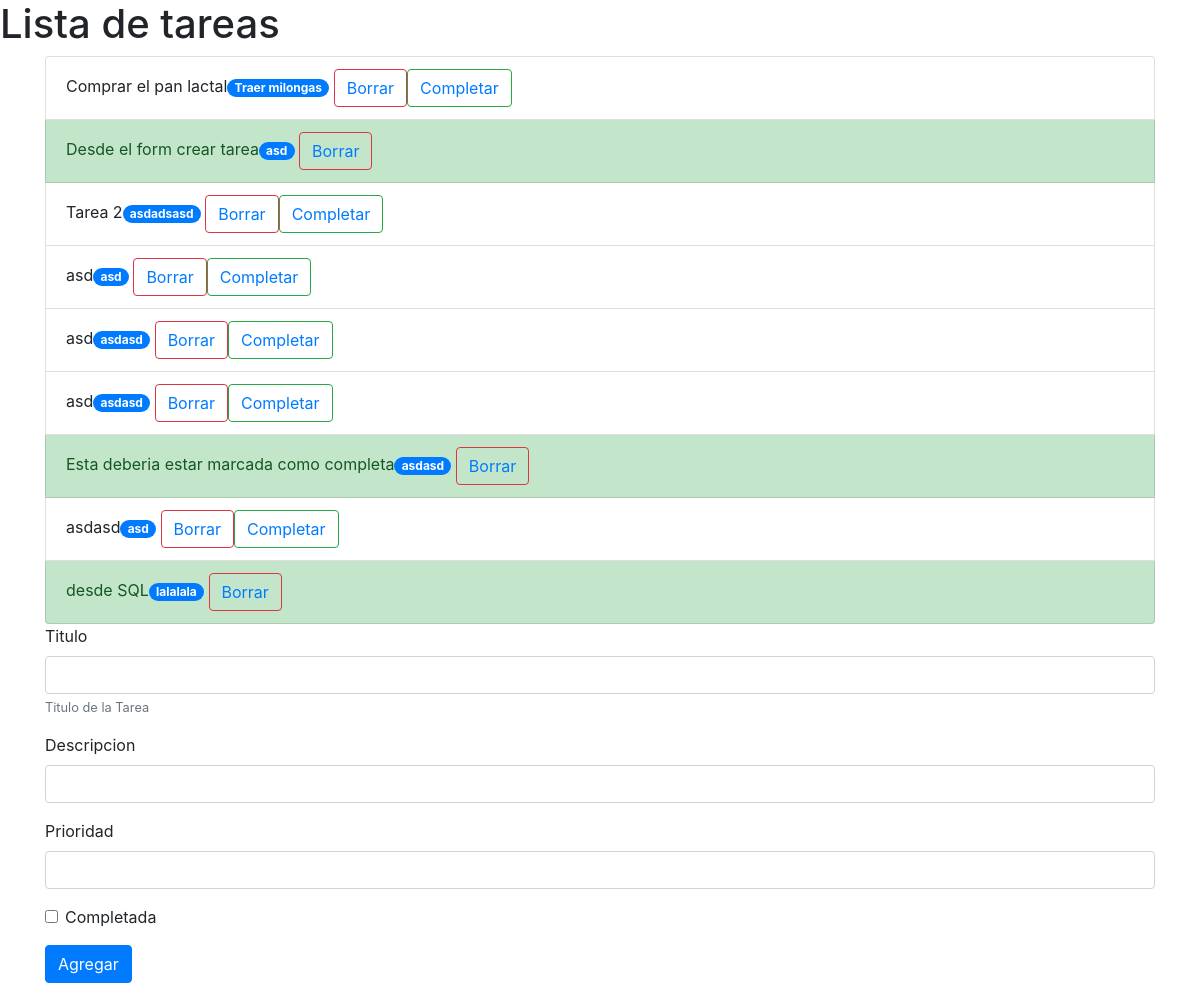
The app's page /router.php, older data.
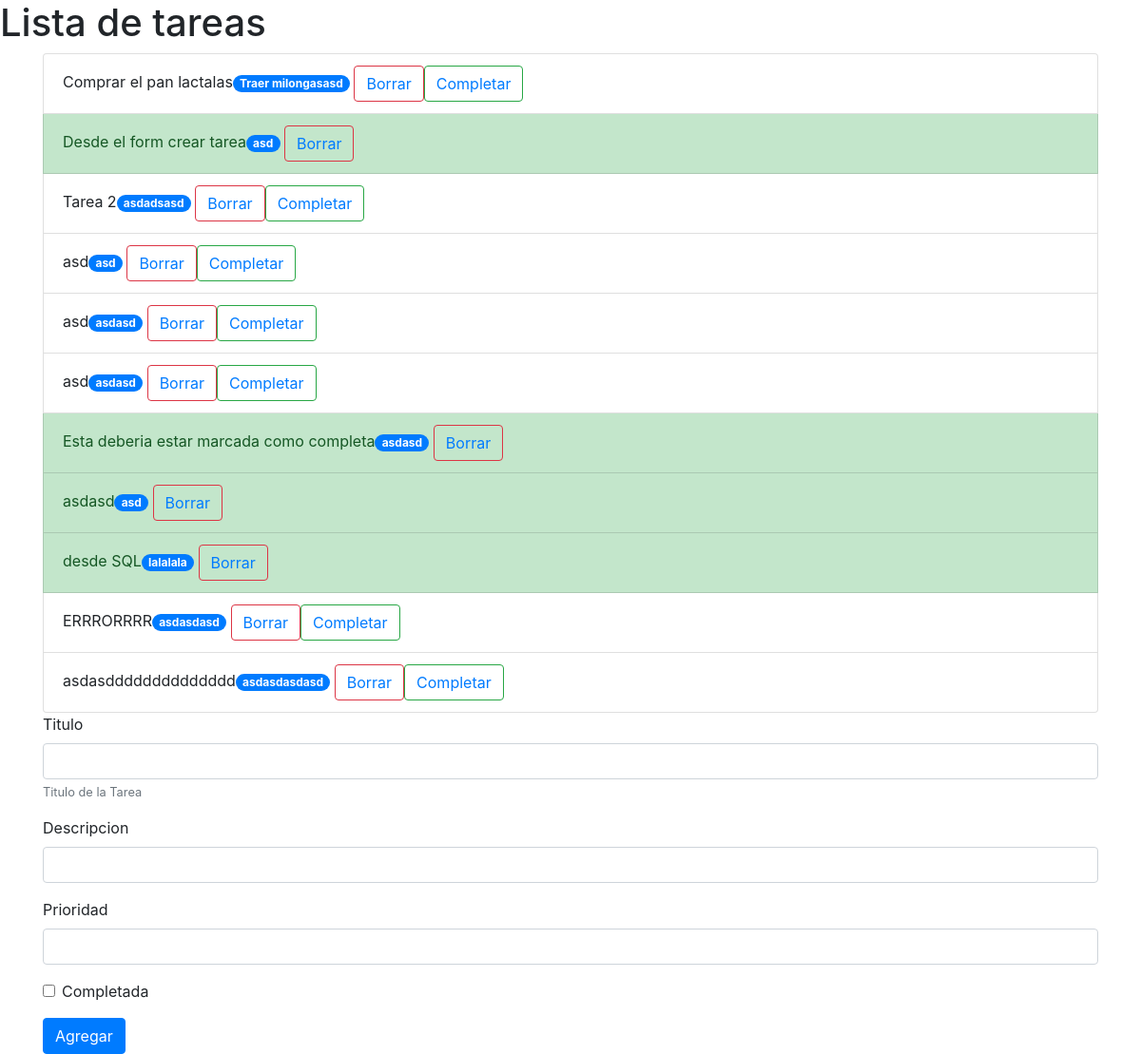
The same page, newer data.
### tables this page shows
CREATE TABLE `task` (
  `id` int(11) NOT NULL,
  `title` varchar(255) NOT NULL,
  `description` varchar(255) DEFAULT NULL,
  `completed` tinyint(1) NOT NULL,
  `priority` int(50) NOT NULL
);

### database.php (called while the page is built, shortened)
<?php
function GetDBConnection(){
  return  new PDO('mysql:host=localhost;'.'dbname=db_tasks;charset=utf8', 'root', '');
}
function GetTasks(){
    $db = GetDBConnection();
    $sentencia = $db->prepare("SELECT * FROM task");
    $sentencia->execute();
    return $sentencia->fetchAll(PDO::FETCH_OBJ);
}
?>

### index.php (the view, shortened to what this page needs)
<?php
  require_once "database.php";
  function Home(){
    $title = "Lista de tareas";
?>
  <!doctype html>
  <html lang="en">
    <head>
      <link rel="stylesheet" href="https://stackpath.bootstrapcdn.com/bootstrap/4.5.2/css/bootstrap.min.css">
    </head>
    <body>
      <h1><?php  echo $title ?></h1>
      <div class="container">
          <ul class="list-group">
            <?php
              $tasksFromDb = GetTasks();
              foreach($tasksFromDb as $task){
                $markGreen = "";
                if($task->completed == 1){
                  $markGreen = "list-group-item-success";
                  echo '<li class="list-group-item ' . $markGreen . '">' . $task->title . '<span class="badge badge-primary badge-pill">'. $task->description .'</span> <button type="button" class="btn btn-outline-danger"><a href="borrar/'.$task->id.'">Borrar</a></button></li>';
                }else{
                  echo '<li class="list-group-item ' . $markGreen . '">' . $task->title . '<span class="badge badge-primary badge-pill">'. $task->description .'</span> <button type="button" class="btn btn-outline-danger"><a href="borrar/'.$task->id.'">Borrar</a></button><button type="button" class="btn btn-outline-success"><a href="completar/'.$task->id.'">Completar</a></button></li>';
                }
              }
            ?>
          </ul>
      </div>
  <div class="container">
      <form action="insert" method="post">
          <div class="form-group">
            <label for="title">Titulo</label>
            <input class="form-control" id="title" name="input_title" aria-describedby="emailHelp">
            <small id="emailHelp" class="form-text text-muted">Titulo de la Tarea</small>
          </div>
          <div class="form-group">
            <label for="description">Descripcion</label>
            <input class="form-control" id="description" name="input_description">
          </div>
          <div class="form-group">
              <label for="priority">Prioridad</label>
              <input type="number" class="form-control" id="priority"  name="input_priority">
            </div>
          <div class="form-group form-check">
            <input type="checkbox" class="form-check-input" id="input_completed" name="input_completed">
            <label class="form-check-label" for="completed">Completada</label>
          </div>
          <button type="submit" class="btn btn-primary">Agregar</button>
        </form>
      </div>
    </body>
  </html>
<?php } ?>

### router.php (shortened to what this page needs)
<?php
require_once "index.php";
require_once "database.php";
if (!empty($_GET['action'])) {
    $action = $_GET['action'];
} else {
    $action = 'home';
}
$params = explode('/', $action);
switch ($params[0]) {
    case 'home':
        Home();
        break;
}
?>

Row changes from the older to the newer data that the page shows:
changed task: title "Comprar el pan lactal" → "Comprar el pan lactalas"; description "Traer milongas" → "Traer milongasasd"
changed task (number 8 of 11 on the later page): completed 0 → 1 (drawn)
added task: title "ERRRORRRR", description "asdasdasd"
added task: title "asdasdddddddddddddd", description "asdasdasdasd"
